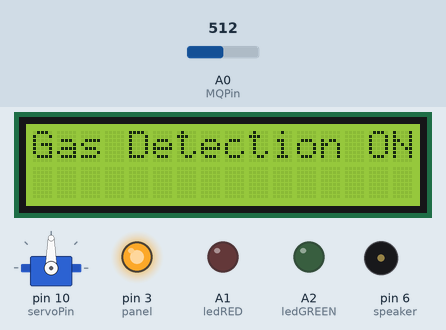
This sketch was run on a simulated Arduino Uno, built with avr-gcc and run on an emulated ATmega328P. Parts: servo, 16×2 character LCD, output pins drawn as LEDs (lit = HIGH), buzzer (waves = sounding, pin HIGH). The test bench sets the inputs (shaded band); at power-on: A0 (MQPin) = 512. The modem accepts every AT command (registered, SIM ready, sends succeed) and sends nothing else; pins used as bus, display or sensor lines are not drawn; what the sketch prints to the serial monitor is not drawn.

Above: at 5.7 s.
At 27.8 s:
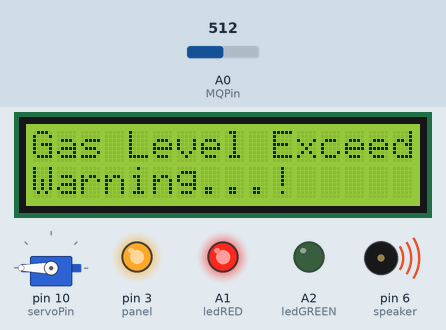
27.9 s: A0 (MQPin) set to 209
49.5 s: A0 (MQPin) set to 182
At 68.7 s:
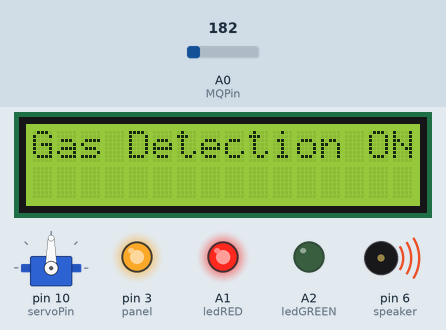
71.5 s: A0 (MQPin) set to 210
At 80.6 s:
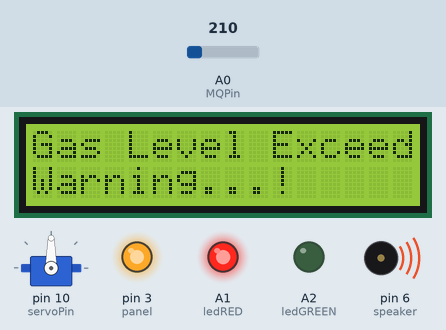
Timing chart, 0 to 94.5 s (numbered marks = the images above; inputs shaded):
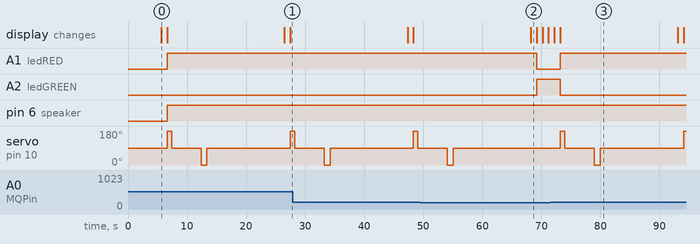

Measured:
- the behaviour switches between 200 and 199 on A0 (MQPin) (found by bisection; images 1 and 2)
- after the input at 49.5 s, A1 (ledRED): HIGH → LOW after 19.7 s; A2 (ledGREEN): LOW → HIGH after 19.7 s; servo on pin 10 (servoPin): goes on until 55.1 s, then stays 90°
- after the input at 71.5 s, A1 (ledRED): LOW → HIGH after 1.7 s; A2 (ledGREEN): HIGH → LOW after 1.7 s; servo on pin 10 (servoPin): 90° → 180° after 1.7 s, → 90° 0.75 s later, → 0° 5.0 s later, → 90° 1.0 s later, … (5 changes in this stretch); the display: first differs from a run without the input after 1.7 s (image 3)
- what the display in image 0 shows lasts 1.0 s, from 5.6 s to 6.6 s

The sketch:

gas_detection.ino
```cpp
/*
 *  Arduino Projects By Manish4586
 *  Source Code : https://GitHub.com/Manish4586
 *  Author : Manish4586 <manish.n.manish45@gmail.com>
 *  Status : Debugging (Not For Production)
*/

/* LCD RS pin to digital pin 12
LCD Enable pin to digital pin 11
LCD Backlight pin to digital 10
LCD D4 pin to digital pin 5
LCD D5 pin to digital pin 4
LCD D6 pin to digital pin 9
LCD D7 pin to digital pin 7 */

#include <LiquidCrystal.h>
#include <SoftwareSerial.h>
#include <Servo.h>
Servo servo;
SoftwareSerial mySerial(0, 1);
LiquidCrystal lcd(12,11,5,4,9,7);
int MQPin = A0;
int sensorThres = 200;
int speaker = 6;
int ledRED = A1;
int ledGREEN = A2;
int panel = 3; //Panel Properties By Manish4586
int servoPin = 10;
int servPos = 90;
int servShift = 0;
void setup()
{
 pinMode(MQPin, INPUT);
 pinMode(speaker,OUTPUT);
 servo.attach(servoPin);
 servo.write(servPos);
 pinMode(panel, OUTPUT); //Panel Properties By Manish4586
 analogWrite(panel, 250); //No Longer Using Potentiometer To Determine Panel Backlight Intensity By Manish4586
 int analogSensor = analogRead(MQPin);
 mySerial.begin(9600);
 Serial.begin(9600);
 lcd.begin(16,2);
 lcd.setCursor(0,0);
 lcd.print("Initializing...");
 lcd.setCursor(0,1);
 lcd.print("GSM Module...");
 delay(3000);
 mySerial.println("AT");
 updateSerial();
 mySerial.println("ATI");
 updateSerial();
 mySerial.println("AT+CSQ");
 updateSerial();
 mySerial.println("AT+CCID");
 updateSerial();
 mySerial.println("AT+CREG?");
 updateSerial();
 lcd.clear();
}

void loop()
{
int analogSensor = analogRead(MQPin);
/* Serial.print("Gas Level: ");
Serial.println(analogSensor); */
lcd.setCursor(0,0);
lcd.print ("Gas Detection ON");
/*lcd.print("Gas Level: ");
lcd.print(analogSensor); */
delay(1000);

if (analogSensor<sensorThres)
{
//lcd.clear();
lcd.setCursor(0,1);
lcd.print("Gas Level Normal");
//digitalWrite(speaker, LOW);
analogWrite(ledGREEN, 200);
analogWrite(ledRED, 0);
noTone(speaker);
servo.write(servPos);
delay(1000);
}

else
{
analogWrite(ledRED, 150);
analogWrite(ledGREEN, 0);
digitalWrite(speaker, HIGH);
lcd.clear();
lcd.setCursor(0,0);
lcd.print("Gas Level Exceed");
lcd.setCursor(0,1);
lcd.print("Warning...!");
if (servShift == 0){
servo.write(180);
delay(750);
servo.write(servPos);
delay(5000);
servo.write(0);
delay(1000);
servo.write(servPos);
//delay(500);
servShift = 1;
}
else
{
servo.write(servPos);
}

Call();
Call1();
Sms();

}
lcd.clear();
servShift = 0;
}

void updateSerial()
{
  delay(500);
  while (Serial.available())
  {
    mySerial.write(Serial.read());
  }
  while(mySerial.available())
  {
    Serial.write(mySerial.read());
  }
}

void Call()
{
  mySerial.println("ATD+ +91;");
  updateSerial();
  delay(10000);
  mySerial.println("ATH");
  Serial.println();
  updateSerial();
}

void Call1()
{
  mySerial.println("ATD+ +91;");
  updateSerial();
}

void Sms()
{
  mySerial.println("AT+CMGF=1");
  updateSerial();
  mySerial.println("AT+CMGS=\"+91\"");
  updateSerial();
  mySerial.println("Gas Leaking! Please Turn Off Regulator");
  updateSerial();
  mySerial.println((char)26);
}
```
